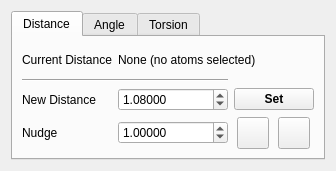
<ui version="4.0" >
 <class>GeometryDialog</class>
 <widget class="QDialog" name="GeometryDialog" >
  <property name="geometry" >
   <rect>
    <x>0</x>
    <y>0</y>
    <width>336</width>
    <height>171</height>
   </rect>
  </property>
  <property name="windowTitle" >
   <string>Geometry</string>
  </property>
  <property name="windowIcon" >
   <iconset resource="icons.qrc" >
    <normaloff>:/stackicons/icons/stack_command.svg</normaloff>:/stackicons/icons/stack_command.svg</iconset>
  </property>
  <layout class="QHBoxLayout" name="horizontalLayout_2" >
   <item>
    <widget class="QTabWidget" name="Tabs" >
     <property name="currentIndex" >
      <number>0</number>
     </property>
     <widget class="QWidget" name="DistanceTab" >
      <property name="geometry" >
       <rect>
        <x>0</x>
        <y>0</y>
        <width>314</width>
        <height>125</height>
       </rect>
      </property>
      <attribute name="title" >
       <string>Distance</string>
      </attribute>
      <layout class="QHBoxLayout" name="horizontalLayout_6" >
       <item>
        <layout class="QGridLayout" name="gridLayout" >
         <item row="0" column="1" colspan="2" >
          <widget class="QLabel" name="DistanceLabel" >
           <property name="text" >
            <string>None (no atoms selected)</string>
           </property>
          </widget>
         </item>
         <item row="4" column="0" >
          <widget class="QLabel" name="label_2" >
           <property name="sizePolicy" >
            <sizepolicy vsizetype="Preferred" hsizetype="Minimum" >
             <horstretch>0</horstretch>
             <verstretch>0</verstretch>
            </sizepolicy>
           </property>
           <property name="text" >
            <string>New Distance</string>
           </property>
          </widget>
         </item>
         <item row="1" column="0" colspan="2" >
          <widget class="Line" name="line" >
           <property name="orientation" >
            <enum>Qt::Horizontal</enum>
           </property>
          </widget>
         </item>
         <item row="4" column="1" >
          <widget class="QDoubleSpinBox" name="NewDistanceSpin" >
           <property name="sizePolicy" >
            <sizepolicy vsizetype="Fixed" hsizetype="Expanding" >
             <horstretch>0</horstretch>
             <verstretch>0</verstretch>
            </sizepolicy>
           </property>
           <property name="decimals" >
            <number>5</number>
           </property>
           <property name="maximum" >
            <double>1000000000.000000000000000</double>
           </property>
           <property name="singleStep" >
            <double>0.100000000000000</double>
           </property>
           <property name="value" >
            <double>1.080000000000000</double>
           </property>
          </widget>
         </item>
         <item row="4" column="2" >
          <widget class="QPushButton" name="SetNewDistanceButton" >
           <property name="font" >
            <font>
             <weight>75</weight>
             <bold>true</bold>
            </font>
           </property>
           <property name="text" >
            <string>Set</string>
           </property>
           <property name="autoDefault" >
            <bool>false</bool>
           </property>
          </widget>
         </item>
         <item row="5" column="0" >
          <widget class="QLabel" name="label_3" >
           <property name="sizePolicy" >
            <sizepolicy vsizetype="Preferred" hsizetype="Minimum" >
             <horstretch>0</horstretch>
             <verstretch>0</verstretch>
            </sizepolicy>
           </property>
           <property name="text" >
            <string>Nudge</string>
           </property>
          </widget>
         </item>
         <item row="5" column="1" >
          <widget class="QDoubleSpinBox" name="NudgeDistanceSpin" >
           <property name="sizePolicy" >
            <sizepolicy vsizetype="Fixed" hsizetype="Expanding" >
             <horstretch>0</horstretch>
             <verstretch>0</verstretch>
            </sizepolicy>
           </property>
           <property name="decimals" >
            <number>5</number>
           </property>
           <property name="maximum" >
            <double>1000000000.000000000000000</double>
           </property>
           <property name="singleStep" >
            <double>0.100000000000000</double>
           </property>
           <property name="value" >
            <double>1.000000000000000</double>
           </property>
          </widget>
         </item>
         <item row="5" column="2" >
          <layout class="QHBoxLayout" name="horizontalLayout" >
           <item>
            <widget class="QPushButton" name="NudgeDistanceMinusButton" >
             <property name="minimumSize" >
              <size>
               <width>32</width>
               <height>32</height>
              </size>
             </property>
             <property name="maximumSize" >
              <size>
               <width>32</width>
               <height>32</height>
              </size>
             </property>
             <property name="text" >
              <string/>
             </property>
             <property name="icon" >
              <iconset resource="icons.qrc" >
               <normaloff>:/basic/icons/basic_minus.svg</normaloff>:/basic/icons/basic_minus.svg</iconset>
             </property>
             <property name="iconSize" >
              <size>
               <width>24</width>
               <height>24</height>
              </size>
             </property>
             <property name="autoDefault" >
              <bool>false</bool>
             </property>
            </widget>
           </item>
           <item>
            <widget class="QPushButton" name="NudgeDistancePlusButton" >
             <property name="minimumSize" >
              <size>
               <width>32</width>
               <height>32</height>
              </size>
             </property>
             <property name="maximumSize" >
              <size>
               <width>32</width>
               <height>32</height>
              </size>
             </property>
             <property name="text" >
              <string/>
             </property>
             <property name="icon" >
              <iconset resource="icons.qrc" >
               <normaloff>:/basic/icons/basic_plus.svg</normaloff>:/basic/icons/basic_plus.svg</iconset>
             </property>
             <property name="iconSize" >
              <size>
               <width>24</width>
               <height>24</height>
              </size>
             </property>
             <property name="autoDefault" >
              <bool>false</bool>
             </property>
            </widget>
           </item>
          </layout>
         </item>
         <item row="0" column="0" >
          <widget class="QLabel" name="label" >
           <property name="sizePolicy" >
            <sizepolicy vsizetype="Preferred" hsizetype="Minimum" >
             <horstretch>0</horstretch>
             <verstretch>0</verstretch>
            </sizepolicy>
           </property>
           <property name="text" >
            <string>Current Distance</string>
           </property>
          </widget>
         </item>
        </layout>
       </item>
      </layout>
     </widget>
     <widget class="QWidget" name="AngleTab" >
      <property name="geometry" >
       <rect>
        <x>0</x>
        <y>0</y>
        <width>314</width>
        <height>125</height>
       </rect>
      </property>
      <attribute name="title" >
       <string>Angle</string>
      </attribute>
      <layout class="QHBoxLayout" name="horizontalLayout_5" >
       <item>
        <layout class="QGridLayout" name="gridLayout_2" >
         <item row="0" column="0" >
          <widget class="QLabel" name="label_4" >
           <property name="sizePolicy" >
            <sizepolicy vsizetype="Preferred" hsizetype="Minimum" >
             <horstretch>0</horstretch>
             <verstretch>0</verstretch>
            </sizepolicy>
           </property>
           <property name="text" >
            <string>Current Angle</string>
           </property>
          </widget>
         </item>
         <item row="0" column="1" colspan="2" >
          <widget class="QLabel" name="AngleLabel" >
           <property name="text" >
            <string>None (no atoms selected)</string>
           </property>
          </widget>
         </item>
         <item row="4" column="0" >
          <widget class="QLabel" name="label_5" >
           <property name="sizePolicy" >
            <sizepolicy vsizetype="Preferred" hsizetype="Minimum" >
             <horstretch>0</horstretch>
             <verstretch>0</verstretch>
            </sizepolicy>
           </property>
           <property name="text" >
            <string>New Angle</string>
           </property>
          </widget>
         </item>
         <item row="1" column="0" colspan="2" >
          <widget class="Line" name="line_2" >
           <property name="orientation" >
            <enum>Qt::Horizontal</enum>
           </property>
          </widget>
         </item>
         <item row="4" column="1" >
          <widget class="QDoubleSpinBox" name="NewAngleSpin" >
           <property name="sizePolicy" >
            <sizepolicy vsizetype="Fixed" hsizetype="Expanding" >
             <horstretch>0</horstretch>
             <verstretch>0</verstretch>
            </sizepolicy>
           </property>
           <property name="decimals" >
            <number>5</number>
           </property>
           <property name="maximum" >
            <double>180.000000000000000</double>
           </property>
           <property name="value" >
            <double>109.500000000000000</double>
           </property>
          </widget>
         </item>
         <item row="4" column="2" >
          <widget class="QPushButton" name="SetNewAngleButton" >
           <property name="font" >
            <font>
             <weight>75</weight>
             <bold>true</bold>
            </font>
           </property>
           <property name="text" >
            <string>Set</string>
           </property>
           <property name="autoDefault" >
            <bool>false</bool>
           </property>
          </widget>
         </item>
         <item row="5" column="0" >
          <widget class="QLabel" name="label_6" >
           <property name="sizePolicy" >
            <sizepolicy vsizetype="Preferred" hsizetype="Minimum" >
             <horstretch>0</horstretch>
             <verstretch>0</verstretch>
            </sizepolicy>
           </property>
           <property name="text" >
            <string>Nudge</string>
           </property>
          </widget>
         </item>
         <item row="5" column="1" >
          <widget class="QDoubleSpinBox" name="NudgeAngleSpin" >
           <property name="sizePolicy" >
            <sizepolicy vsizetype="Fixed" hsizetype="Expanding" >
             <horstretch>0</horstretch>
             <verstretch>0</verstretch>
            </sizepolicy>
           </property>
           <property name="decimals" >
            <number>5</number>
           </property>
           <property name="maximum" >
            <double>180.000000000000000</double>
           </property>
           <property name="value" >
            <double>1.000000000000000</double>
           </property>
          </widget>
         </item>
         <item row="5" column="2" >
          <layout class="QHBoxLayout" name="horizontalLayout_3" >
           <item>
            <widget class="QPushButton" name="NudgeAngleMinusButton" >
             <property name="minimumSize" >
              <size>
               <width>32</width>
               <height>32</height>
              </size>
             </property>
             <property name="maximumSize" >
              <size>
               <width>32</width>
               <height>32</height>
              </size>
             </property>
             <property name="text" >
              <string/>
             </property>
             <property name="icon" >
              <iconset resource="icons.qrc" >
               <normaloff>:/basic/icons/basic_minus.svg</normaloff>:/basic/icons/basic_minus.svg</iconset>
             </property>
             <property name="iconSize" >
              <size>
               <width>24</width>
               <height>24</height>
              </size>
             </property>
             <property name="autoDefault" >
              <bool>false</bool>
             </property>
            </widget>
           </item>
           <item>
            <widget class="QPushButton" name="NudgeAnglePlusButton" >
             <property name="minimumSize" >
              <size>
               <width>32</width>
               <height>32</height>
              </size>
             </property>
             <property name="maximumSize" >
              <size>
               <width>32</width>
               <height>32</height>
              </size>
             </property>
             <property name="text" >
              <string/>
             </property>
             <property name="icon" >
              <iconset resource="icons.qrc" >
               <normaloff>:/basic/icons/basic_plus.svg</normaloff>:/basic/icons/basic_plus.svg</iconset>
             </property>
             <property name="iconSize" >
              <size>
               <width>24</width>
               <height>24</height>
              </size>
             </property>
             <property name="autoDefault" >
              <bool>false</bool>
             </property>
            </widget>
           </item>
          </layout>
         </item>
        </layout>
       </item>
      </layout>
     </widget>
     <widget class="QWidget" name="TorsionTab" >
      <property name="geometry" >
       <rect>
        <x>0</x>
        <y>0</y>
        <width>314</width>
        <height>125</height>
       </rect>
      </property>
      <property name="toolTip" >
       <string>Change the torsion angle made by four selected atoms</string>
      </property>
      <attribute name="title" >
       <string>Torsion</string>
      </attribute>
      <layout class="QHBoxLayout" name="horizontalLayout_7" >
       <item>
        <layout class="QGridLayout" name="gridLayout_3" >
         <item row="0" column="0" >
          <widget class="QLabel" name="label_7" >
           <property name="text" >
            <string>Current Torsion</string>
           </property>
          </widget>
         </item>
         <item row="0" column="1" colspan="2" >
          <widget class="QLabel" name="TorsionLabel" >
           <property name="text" >
            <string>None (no atoms selected)</string>
           </property>
          </widget>
         </item>
         <item row="4" column="0" >
          <widget class="QLabel" name="label_8" >
           <property name="text" >
            <string>New Torsion</string>
           </property>
          </widget>
         </item>
         <item row="1" column="0" colspan="2" >
          <widget class="Line" name="line_3" >
           <property name="orientation" >
            <enum>Qt::Horizontal</enum>
           </property>
          </widget>
         </item>
         <item row="4" column="1" >
          <widget class="QDoubleSpinBox" name="NewTorsionSpin" >
           <property name="sizePolicy" >
            <sizepolicy vsizetype="Fixed" hsizetype="Expanding" >
             <horstretch>0</horstretch>
             <verstretch>0</verstretch>
            </sizepolicy>
           </property>
           <property name="decimals" >
            <number>5</number>
           </property>
           <property name="minimum" >
            <double>-180.000000000000000</double>
           </property>
           <property name="maximum" >
            <double>180.000000000000000</double>
           </property>
           <property name="value" >
            <double>180.000000000000000</double>
           </property>
          </widget>
         </item>
         <item row="5" column="0" >
          <widget class="QLabel" name="label_9" >
           <property name="text" >
            <string>Nudge</string>
           </property>
          </widget>
         </item>
         <item row="5" column="1" >
          <widget class="QDoubleSpinBox" name="NudgeTorsionSpin" >
           <property name="sizePolicy" >
            <sizepolicy vsizetype="Fixed" hsizetype="Expanding" >
             <horstretch>0</horstretch>
             <verstretch>0</verstretch>
            </sizepolicy>
           </property>
           <property name="decimals" >
            <number>5</number>
           </property>
           <property name="minimum" >
            <double>-180.000000000000000</double>
           </property>
           <property name="maximum" >
            <double>180.000000000000000</double>
           </property>
           <property name="value" >
            <double>10.000000000000000</double>
           </property>
          </widget>
         </item>
         <item row="5" column="2" >
          <layout class="QHBoxLayout" name="horizontalLayout_4" >
           <item>
            <widget class="QPushButton" name="NudgeTorsionMinusButton" >
             <property name="minimumSize" >
              <size>
               <width>32</width>
               <height>32</height>
              </size>
             </property>
             <property name="maximumSize" >
              <size>
               <width>32</width>
               <height>32</height>
              </size>
             </property>
             <property name="text" >
              <string/>
             </property>
             <property name="icon" >
              <iconset resource="icons.qrc" >
               <normaloff>:/basic/icons/basic_minus.svg</normaloff>:/basic/icons/basic_minus.svg</iconset>
             </property>
             <property name="iconSize" >
              <size>
               <width>24</width>
               <height>24</height>
              </size>
             </property>
             <property name="autoDefault" >
              <bool>false</bool>
             </property>
            </widget>
           </item>
           <item>
            <widget class="QPushButton" name="NudgeTorsionPlusButton" >
             <property name="minimumSize" >
              <size>
               <width>32</width>
               <height>32</height>
              </size>
             </property>
             <property name="maximumSize" >
              <size>
               <width>32</width>
               <height>32</height>
              </size>
             </property>
             <property name="text" >
              <string/>
             </property>
             <property name="icon" >
              <iconset resource="icons.qrc" >
               <normaloff>:/basic/icons/basic_plus.svg</normaloff>:/basic/icons/basic_plus.svg</iconset>
             </property>
             <property name="iconSize" >
              <size>
               <width>24</width>
               <height>24</height>
              </size>
             </property>
             <property name="autoDefault" >
              <bool>false</bool>
             </property>
            </widget>
           </item>
          </layout>
         </item>
         <item row="4" column="2" >
          <widget class="QPushButton" name="SetNewTorsionButton" >
           <property name="font" >
            <font>
             <weight>75</weight>
             <bold>true</bold>
            </font>
           </property>
           <property name="text" >
            <string>Set</string>
           </property>
           <property name="autoDefault" >
            <bool>false</bool>
           </property>
          </widget>
         </item>
        </layout>
       </item>
      </layout>
     </widget>
    </widget>
   </item>
  </layout>
 </widget>
 <resources>
  <include location="icons.qrc" />
 </resources>
 <connections/>
</ui>
